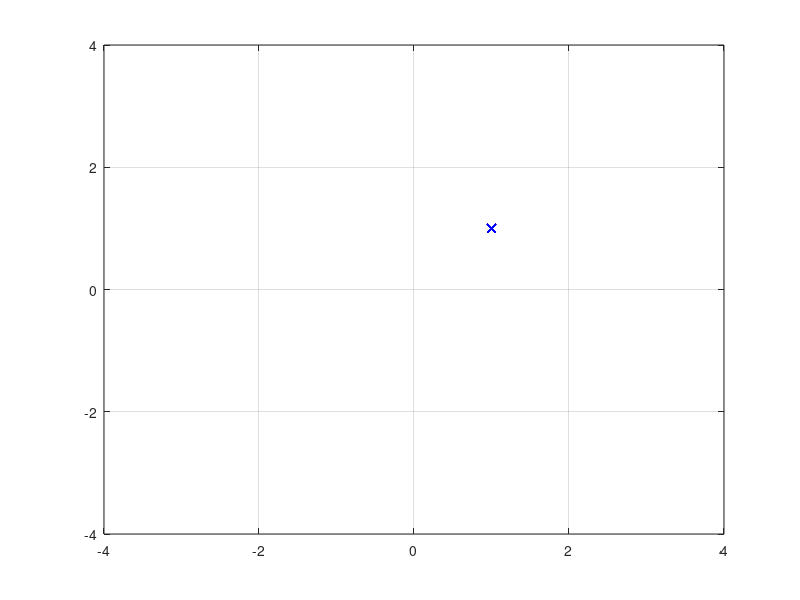

Here is the MATLAB script that generated this plot: (Note: this script raises an error after producing the figure.)
clc;
close all;
%% initialization
swarm_size = 64;
maxIter = 100;
inertia = 1.0;
correction_factor = 2.0;
% posisi awal swarm
a = 1:8;
[X,Y] = meshgrid(a,a);
C = cat(2,X',Y');
D = reshape(C,[],2);
swarm(1:swarm_size,1,1:2) = D;
swarm(:,2,:) = 0;
swarm(:,4,1) = 1000;
plotObjFcn = 1;
% %fungsi
objfcn = @(x)0.5*((x(:,1).^4)-16*(x(:,1).^2)+5*(x(:,1)))+0.5*((x(:,2).^4)-16*(x(:,2)));

tic;
%iterasi pso
for iter = 1:maxIter
    swarm(:, 1, 1) = swarm(:, 1, 1) + swarm(:, 2, 1); %update posisi
    swarm(:,1,2) = swarm(:,1,2) + swarm(:,2,2); %update posisi
    x = swarm(:, 1, 1);
    y = swarm(:, 1, 2);
    fval = objfcn([x y]);
    
    for i = 1:swarm_size
        if fval(i,1) < swarm(i,4,1)
            swarm(i, 3, 1) = swarm(i, 1, 1);
            swarm(i, 3, 2) = swarm(i, 1, 2);
            swarm(i, 1, 4) = fval(i,1);
        end
    end
    [~, gbest] = min(swarm(:, 4, 1));
    
    swarm(:, 2, 1) = inertia*(rand(swarm_size,1).*swarm(:, 2 ,1 )) + correction_factor*(rand(swarm_size,1).*(swarm(:, 3, 1)...
        - swarm(:, 1, 1))) + correction_factor*(rand(swarm_size,1).*(swarm(gbest, 3 ,1) - swarm(:, 1, 1)));
    swarm(:, 2, 2) = inertia*(rand(swarm_size,1).*swarm(:, 2, 2)) + correction_factor*(rand(swarm_size,1).*(swarm(:, 3, 2)...
        - swarm(:, 1, 2))) + correction_factor*(rand(swarm_size,1).*(swarm(gbest, 3 ,2) - swarm(:, 1, 2)));

        
    %plot partikel
    clf;plot(swarm(:, 1, 1), swarm(:, 1, 2), 'bx');grid
    axis([-4 4 -4 4]);
    pause(.5);
    disp(['iteration :  ' num2str(iter)]);
end
toc
%plot 
if plotObjFcn
    ub = -4;
    lb = 4;
    npoints = 1000;
    x = (ub - lb) .* rand(npoints,2) + lb;
    for i = 1:npoints
        f = objFcn([x(i,1) x(1,2)]);
        flot3(x(i,1),x(i,2),f,'.r');hold on
    end
    plot3(swarm(1,3,1), swarm(1,3,2), swarm(1,4,1),'xb', 'linewidh',5,'Markersize',5)/grid
    hold on
end
x
xg = min(x)